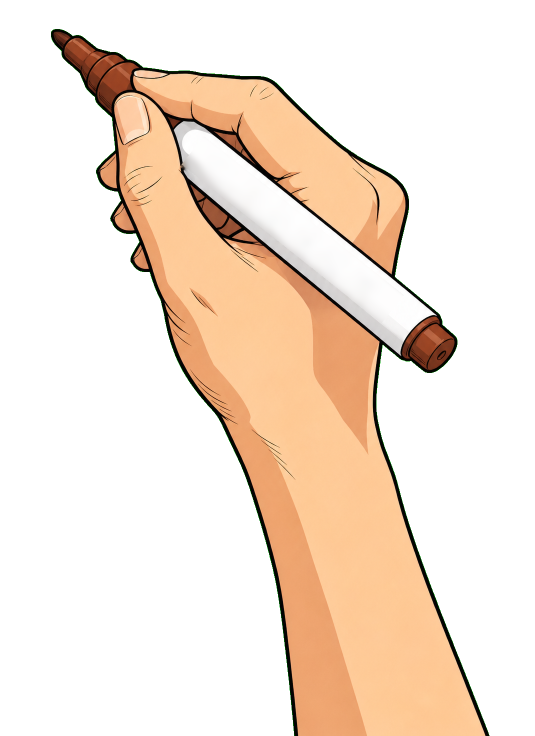
#> input picture assets/drawing-hand.png, 1069 x 1472 px (shown at 1/2 size)
$ python -i auto_annotate.py   (imports and definitions only)
#> lines starting #> are read from the running program, lines starting #| are printed output that depends on the picture
#!/usr/bin/env python3
"""Tự tạo annotation cho video dọc 9:16 từ ảnh xếp theo các dải ngang (band) và input.srt.

Dùng khi mỗi ảnh có vài nhóm đối tượng xếp từ trên xuống dưới, cách nhau bằng khoảng trống:
  - Pad ảnh về 1080x1920 nền kem (nếu chưa đúng cỡ).
  - Phát hiện các dải ngang chứa nét vẽ, mỗi dải thành một vùng (region) theo thứ tự trên → dưới.
  - Gắn mốc thời gian từ input.srt cho từng vùng và ghi <ảnh>.annotation.json.
  - Xuất ảnh kiểm tra (check montage) để xem nhanh.

plan.json (đặt trong thư mục dự án):
{
  "scenes": [
    {"image": "scene-01-x.png", "cues": [1, 6],
     "bands": [ {"label": "...", "role": "...", "cues": [1, 3]},
                {"label": "...", "role": "...", "cues": [4, 6]} ]}
  ]
}
cues = chỉ số câu (bắt đầu từ 1) trong input.srt, đóng hai đầu.
Thứ tự trong "bands" là thứ tự VẼ (theo lời đọc). Thêm "band": N (0 = dải trên cùng) vào một mục
nếu thứ tự vẽ khác thứ tự trên → dưới của ảnh. Thêm "box": [x0, y0, x1, y1] vào mọi mục của một cảnh để
chỉ định khung bằng tay khi tự phát hiện không tách được (nét mảnh, các nhóm sát nhau).

Video ngang 16:9: thêm "layout": "landscape" ở cấp trên cùng của plan.json. Ảnh được cắt giữa/thu về 1280x720,
các nhóm đối tượng xếp thành CỘT từ trái sang phải; "bands" khi đó là các cột (thứ tự vẽ như cũ).

Dùng:  python auto_annotate.py <thư-mục-dự-án>
"""
import json
import re
import subprocess
import sys
from pathlib import Path

import numpy as np
from PIL import Image, ImageDraw

CREAM = (245, 235, 215)
W, H = 1080, 1920
GAP_MERGE = 90      # khe dọc nhỏ hơn mức này coi là cùng một dải
PAD = 14            # đệm quanh vùng
MIN_ROW_INK = 4     # số pixel nét tối thiểu để một hàng tính là có nét


# [14 lines left out: function parse_srt, not called in this run]


def pad_to_canvas(path: Path) -> Image.Image:
#> called with path = '../assets/drawing-hand.png'
    im = Image.open(path).convert("RGB")
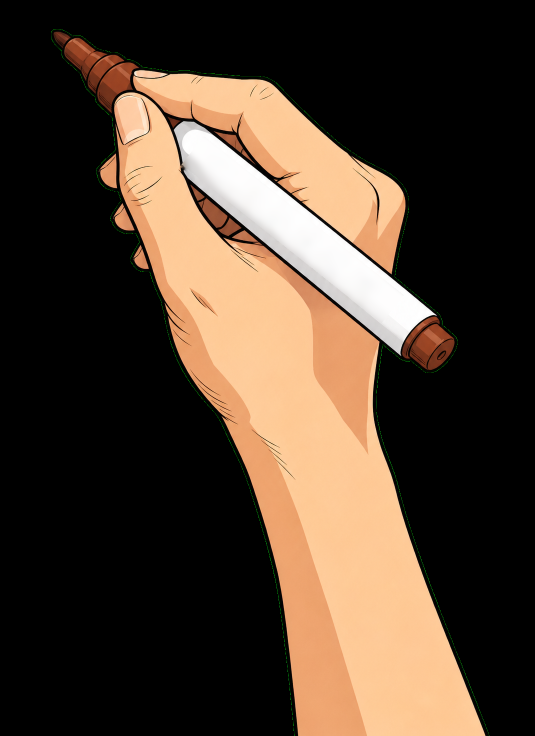
#> im: PIL image 1069x1472 RGB (shown at 1/2 size); mean R, G, B 78.5, 61.9, 47.6
    if im.size != (W, H) and W > H:
        # ngang: cắt giữa về tỉ lệ 16:9 rồi thu về cỡ chuẩn
        tgt_h = int(im.width * H / W)
        if im.height > tgt_h:
            top = (im.height - tgt_h) // 2
            im = im.crop((0, top, im.width, top + tgt_h))
        im = im.resize((W, H), Image.LANCZOS)
        im.save(path)
    elif im.size != (W, H):
        canvas = Image.new("RGB", (W, H), CREAM)
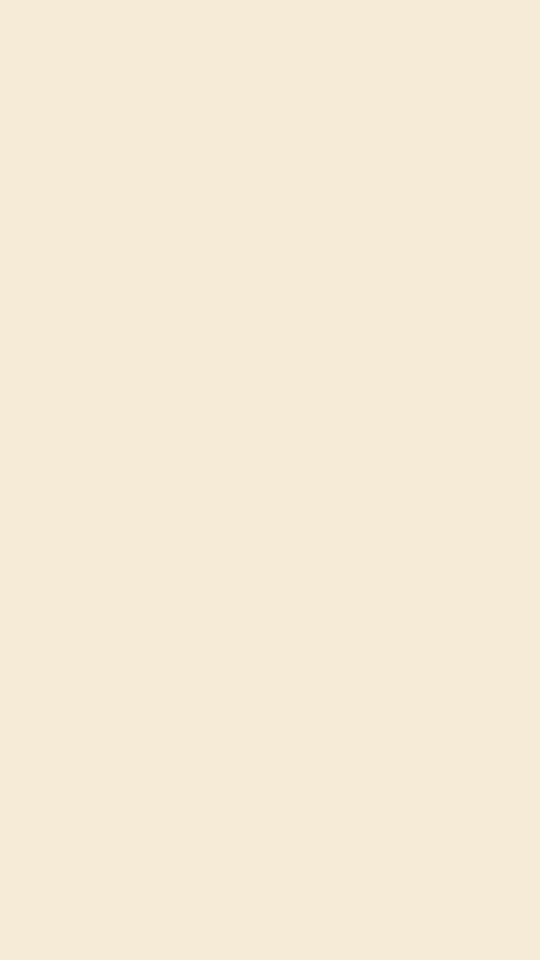
#> canvas: PIL image 1080x1920 RGB (shown at 1/2 size); mean R, G, B 245, 235, 215
        canvas.paste(im, ((W - im.width) // 2, (H - im.height) // 2))
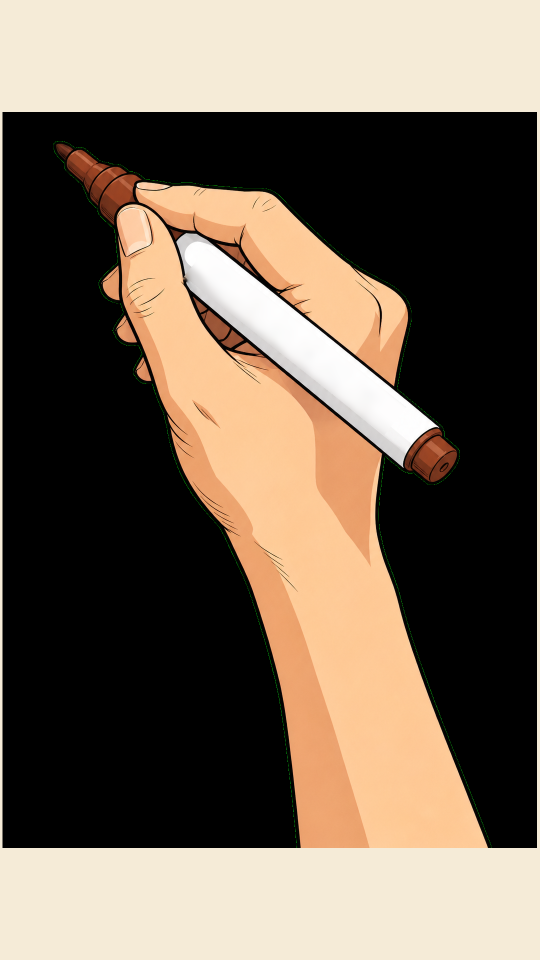
#> canvas: PIL image 1080x1920 RGB (shown at 1/2 size); mean R, G, B 118.6, 103.7, 87.9
        canvas.save(path)
        im = canvas
    return im


# [144 lines left out: functions detect_bands, _detect_bands, narration_ms, detect_columns, main, not called in this run]


# [2 lines not run here, left out]

>>> result = pad_to_canvas('../assets/drawing-hand.png')
